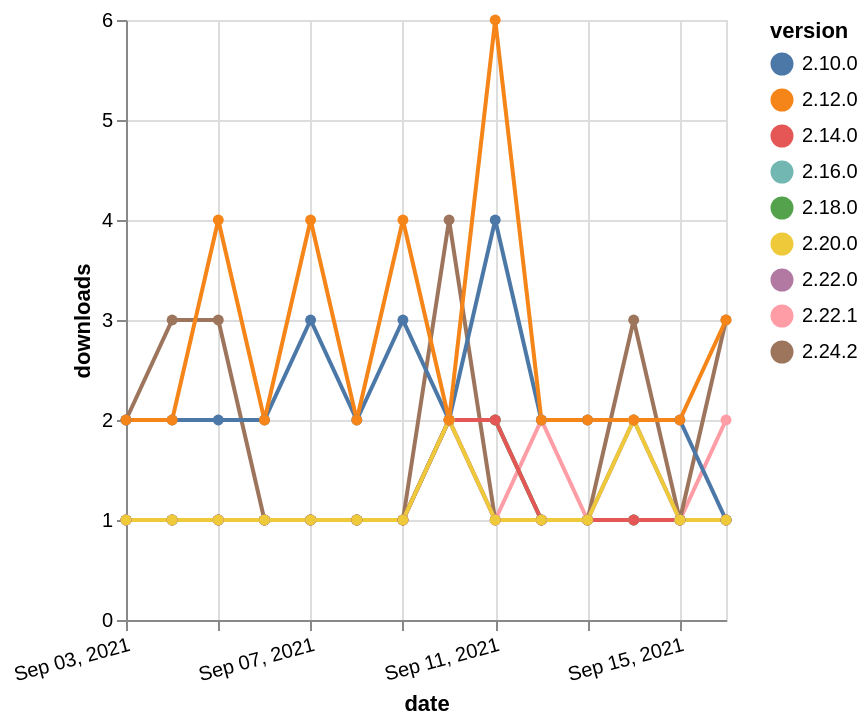

Vega-Lite specification stored for this chart:
### Vega-Lite specification from a JSON file in a GitHub repository (floating-point values rounded to 4 significant figures)
{"$schema": "https://vega.github.io/schema/vega-lite/v5.json", "description": "A simple bar chart with embedded data.", "data": {"values": [{"date": "2021-09-03", "total": 228, "delta": 1, "version": "2.16.0"}, {"date": "2021-09-04", "total": 229, "delta": 1, "version": "2.16.0"}, {"date": "2021-09-05", "total": 230, "delta": 1, "version": "2.16.0"}, {"date": "2021-09-06", "total": 231, "delta": 1, "version": "2.16.0"}, {"date": "2021-09-07", "total": 232, "delta": 1, "version": "2.16.0"}, {"date": "2021-09-08", "total": 233, "delta": 1, "version": "2.16.0"}, {"date": "2021-09-09", "total": 234, "delta": 1, "version": "2.16.0"}, {"date": "2021-09-10", "total": 236, "delta": 2, "version": "2.16.0"}, {"date": "2021-09-11", "total": 238, "delta": 2, "version": "2.16.0"}, {"date": "2021-09-12", "total": 239, "delta": 1, "version": "2.16.0"}, {"date": "2021-09-13", "total": 240, "delta": 1, "version": "2.16.0"}, {"date": "2021-09-14", "total": 241, "delta": 1, "version": "2.16.0"}, {"date": "2021-09-15", "total": 242, "delta": 1, "version": "2.16.0"}, {"date": "2021-09-16", "total": 243, "delta": 1, "version": "2.16.0"}, {"date": "2021-09-03", "total": 147, "delta": 1, "version": "2.22.1"}, {"date": "2021-09-04", "total": 148, "delta": 1, "version": "2.22.1"}, {"date": "2021-09-05", "total": 149, "delta": 1, "version": "2.22.1"}, {"date": "2021-09-06", "total": 150, "delta": 1, "version": "2.22.1"}, {"date": "2021-09-07", "total": 151, "delta": 1, "version": "2.22.1"}, {"date": "2021-09-08", "total": 152, "delta": 1, "version": "2.22.1"}, {"date": "2021-09-09", "total": 153, "delta": 1, "version": "2.22.1"}, {"date": "2021-09-10", "total": 155, "delta": 2, "version": "2.22.1"}, {"date": "2021-09-11", "total": 156, "delta": 1, "version": "2.22.1"}, {"date": "2021-09-12", "total": 158, "delta": 2, "version": "2.22.1"}, {"date": "2021-09-13", "total": 159, "delta": 1, "version": "2.22.1"}, {"date": "2021-09-14", "total": 160, "delta": 1, "version": "2.22.1"}, {"date": "2021-09-15", "total": 161, "delta": 1, "version": "2.22.1"}, {"date": "2021-09-16", "total": 163, "delta": 2, "version": "2.22.1"}, {"date": "2021-09-03", "total": 148, "delta": 2, "version": "2.24.2"}, {"date": "2021-09-04", "total": 151, "delta": 3, "version": "2.24.2"}, {"date": "2021-09-05", "total": 154, "delta": 3, "version": "2.24.2"}, {"date": "2021-09-06", "total": 155, "delta": 1, "version": "2.24.2"}, {"date": "2021-09-07", "total": 156, "delta": 1, "version": "2.24.2"}, {"date": "2021-09-08", "total": 157, "delta": 1, "version": "2.24.2"}, {"date": "2021-09-09", "total": 158, "delta": 1, "version": "2.24.2"}, {"date": "2021-09-10", "total": 162, "delta": 4, "version": "2.24.2"}, {"date": "2021-09-11", "total": 163, "delta": 1, "version": "2.24.2"}, {"date": "2021-09-12", "total": 164, "delta": 1, "version": "2.24.2"}, {"date": "2021-09-13", "total": 165, "delta": 1, "version": "2.24.2"}, {"date": "2021-09-14", "total": 168, "delta": 3, "version": "2.24.2"}, {"date": "2021-09-15", "total": 169, "delta": 1, "version": "2.24.2"}, {"date": "2021-09-16", "total": 172, "delta": 3, "version": "2.24.2"}, {"date": "2021-09-03", "total": 2581, "delta": 2, "version": "2.10.0"}, {"date": "2021-09-04", "total": 2583, "delta": 2, "version": "2.10.0"}, {"date": "2021-09-05", "total": 2585, "delta": 2, "version": "2.10.0"}, {"date": "2021-09-06", "total": 2587, "delta": 2, "version": "2.10.0"}, {"date": "2021-09-07", "total": 2590, "delta": 3, "version": "2.10.0"}, {"date": "2021-09-08", "total": 2592, "delta": 2, "version": "2.10.0"}, {"date": "2021-09-09", "total": 2595, "delta": 3, "version": "2.10.0"}, {"date": "2021-09-10", "total": 2597, "delta": 2, "version": "2.10.0"}, {"date": "2021-09-11", "total": 2601, "delta": 4, "version": "2.10.0"}, {"date": "2021-09-12", "total": 2603, "delta": 2, "version": "2.10.0"}, {"date": "2021-09-13", "total": 2605, "delta": 2, "version": "2.10.0"}, {"date": "2021-09-14", "total": 2607, "delta": 2, "version": "2.10.0"}, {"date": "2021-09-15", "total": 2609, "delta": 2, "version": "2.10.0"}, {"date": "2021-09-16", "total": 2610, "delta": 1, "version": "2.10.0"}, {"date": "2021-09-03", "total": 210, "delta": 1, "version": "2.18.0"}, {"date": "2021-09-04", "total": 211, "delta": 1, "version": "2.18.0"}, {"date": "2021-09-05", "total": 212, "delta": 1, "version": "2.18.0"}, {"date": "2021-09-06", "total": 213, "delta": 1, "version": "2.18.0"}, {"date": "2021-09-07", "total": 214, "delta": 1, "version": "2.18.0"}, {"date": "2021-09-08", "total": 215, "delta": 1, "version": "2.18.0"}, {"date": "2021-09-09", "total": 216, "delta": 1, "version": "2.18.0"}, {"date": "2021-09-10", "total": 218, "delta": 2, "version": "2.18.0"}, {"date": "2021-09-11", "total": 220, "delta": 2, "version": "2.18.0"}, {"date": "2021-09-12", "total": 221, "delta": 1, "version": "2.18.0"}, {"date": "2021-09-13", "total": 222, "delta": 1, "version": "2.18.0"}, {"date": "2021-09-14", "total": 223, "delta": 1, "version": "2.18.0"}, {"date": "2021-09-15", "total": 224, "delta": 1, "version": "2.18.0"}, {"date": "2021-09-16", "total": 225, "delta": 1, "version": "2.18.0"}, {"date": "2021-09-03", "total": 285, "delta": 1, "version": "2.14.0"}, {"date": "2021-09-04", "total": 286, "delta": 1, "version": "2.14.0"}, {"date": "2021-09-05", "total": 287, "delta": 1, "version": "2.14.0"}, {"date": "2021-09-06", "total": 288, "delta": 1, "version": "2.14.0"}, {"date": "2021-09-07", "total": 289, "delta": 1, "version": "2.14.0"}, {"date": "2021-09-08", "total": 290, "delta": 1, "version": "2.14.0"}, {"date": "2021-09-09", "total": 291, "delta": 1, "version": "2.14.0"}, {"date": "2021-09-10", "total": 293, "delta": 2, "version": "2.14.0"}, {"date": "2021-09-11", "total": 295, "delta": 2, "version": "2.14.0"}, {"date": "2021-09-12", "total": 296, "delta": 1, "version": "2.14.0"}, {"date": "2021-09-13", "total": 297, "delta": 1, "version": "2.14.0"}, {"date": "2021-09-14", "total": 298, "delta": 1, "version": "2.14.0"}, {"date": "2021-09-15", "total": 299, "delta": 1, "version": "2.14.0"}, {"date": "2021-09-16", "total": 300, "delta": 1, "version": "2.14.0"}, {"date": "2021-09-03", "total": 169, "delta": 1, "version": "2.22.0"}, {"date": "2021-09-04", "total": 170, "delta": 1, "version": "2.22.0"}, {"date": "2021-09-05", "total": 171, "delta": 1, "version": "2.22.0"}, {"date": "2021-09-06", "total": 172, "delta": 1, "version": "2.22.0"}, {"date": "2021-09-07", "total": 173, "delta": 1, "version": "2.22.0"}, {"date": "2021-09-08", "total": 174, "delta": 1, "version": "2.22.0"}, {"date": "2021-09-09", "total": 175, "delta": 1, "version": "2.22.0"}, {"date": "2021-09-10", "total": 177, "delta": 2, "version": "2.22.0"}, {"date": "2021-09-11", "total": 178, "delta": 1, "version": "2.22.0"}, {"date": "2021-09-12", "total": 179, "delta": 1, "version": "2.22.0"}, {"date": "2021-09-13", "total": 180, "delta": 1, "version": "2.22.0"}, {"date": "2021-09-14", "total": 182, "delta": 2, "version": "2.22.0"}, {"date": "2021-09-15", "total": 183, "delta": 1, "version": "2.22.0"}, {"date": "2021-09-16", "total": 184, "delta": 1, "version": "2.22.0"}, {"date": "2021-09-03", "total": 187, "delta": 1, "version": "2.20.0"}, {"date": "2021-09-04", "total": 188, "delta": 1, "version": "2.20.0"}, {"date": "2021-09-05", "total": 189, "delta": 1, "version": "2.20.0"}, {"date": "2021-09-06", "total": 190, "delta": 1, "version": "2.20.0"}, {"date": "2021-09-07", "total": 191, "delta": 1, "version": "2.20.0"}, {"date": "2021-09-08", "total": 192, "delta": 1, "version": "2.20.0"}, {"date": "2021-09-09", "total": 193, "delta": 1, "version": "2.20.0"}, {"date": "2021-09-10", "total": 195, "delta": 2, "version": "2.20.0"}, {"date": "2021-09-11", "total": 196, "delta": 1, "version": "2.20.0"}, {"date": "2021-09-12", "total": 197, "delta": 1, "version": "2.20.0"}, {"date": "2021-09-13", "total": 198, "delta": 1, "version": "2.20.0"}, {"date": "2021-09-14", "total": 200, "delta": 2, "version": "2.20.0"}, {"date": "2021-09-15", "total": 201, "delta": 1, "version": "2.20.0"}, {"date": "2021-09-16", "total": 202, "delta": 1, "version": "2.20.0"}, {"date": "2021-09-03", "total": 2605, "delta": 2, "version": "2.12.0"}, {"date": "2021-09-04", "total": 2607, "delta": 2, "version": "2.12.0"}, {"date": "2021-09-05", "total": 2611, "delta": 4, "version": "2.12.0"}, {"date": "2021-09-06", "total": 2613, "delta": 2, "version": "2.12.0"}, {"date": "2021-09-07", "total": 2617, "delta": 4, "version": "2.12.0"}, {"date": "2021-09-08", "total": 2619, "delta": 2, "version": "2.12.0"}, {"date": "2021-09-09", "total": 2623, "delta": 4, "version": "2.12.0"}, {"date": "2021-09-10", "total": 2625, "delta": 2, "version": "2.12.0"}, {"date": "2021-09-11", "total": 2631, "delta": 6, "version": "2.12.0"}, {"date": "2021-09-12", "total": 2633, "delta": 2, "version": "2.12.0"}, {"date": "2021-09-13", "total": 2635, "delta": 2, "version": "2.12.0"}, {"date": "2021-09-14", "total": 2637, "delta": 2, "version": "2.12.0"}, {"date": "2021-09-15", "total": 2639, "delta": 2, "version": "2.12.0"}, {"date": "2021-09-16", "total": 2642, "delta": 3, "version": "2.12.0"}]}, "width": "container", "mark": {"type": "line", "point": {"filled": true}}, "encoding": {"x": {"field": "date", "type": "temporal", "timeUnit": "yearmonthdate", "title": "date", "axis": {"labelAngle": -15}}, "y": {"field": "delta", "type": "quantitative", "title": "downloads"}, "color": {"field": "version", "type": "nominal"}, "tooltip": {"field": "delta"}}}
